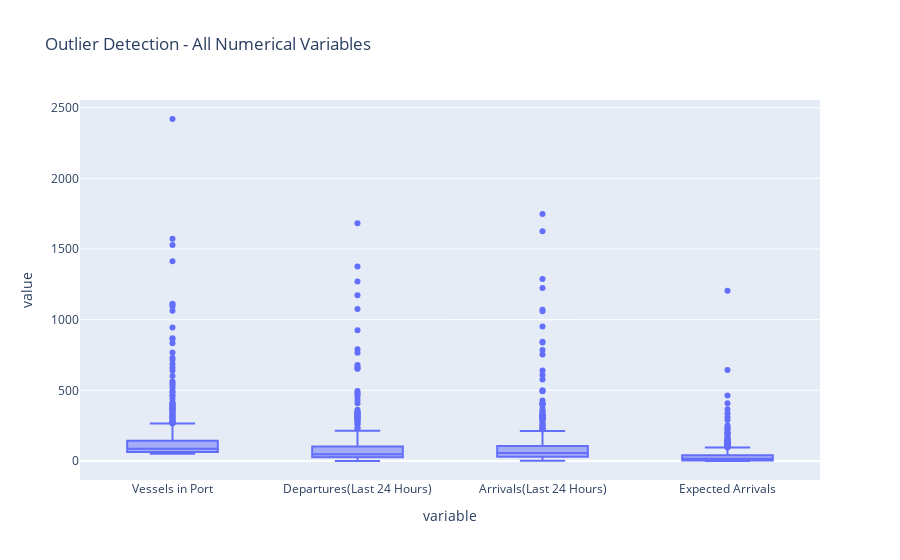

The cell this chart's notebook holds for it:
### Markdown cell above
WHAT am looking for here is the statistical analysis of the numerical features in the dataset 
from this point the explanation is in the code and outputs..

### Code cell
# OUTLIER ANALYSIS & EXTREME VALUES
print("\n OUTLIER & EXTREME VALUE ANALYSIS")

# Box plots for outlier detection
fig = px.box(df_clean, y=numerical_cols, title="Outlier Detection - All Numerical Variables")
fig.update_layout(height=600)
fig.show()

# Extreme value analysis
print("EXTREME VALUES ANALYSIS:")

for col in numerical_cols:
    Q1 = df_clean[col].quantile(0.25)
    Q3 = df_clean[col].quantile(0.75)
    IQR = Q3 - Q1
    lower_bound = Q1 - 1.5 * IQR
    upper_bound = Q3 + 1.5 * IQR
    
    outliers = df_clean[(df_clean[col] < lower_bound) | (df_clean[col] > upper_bound)]
    extreme_outliers = df_clean[df_clean[col] > upper_bound + 3 * IQR]
    
    print(f"\n{col}:")
    print(f"  - Mild outliers: {len(outliers)} ({len(outliers)/len(df_clean)*100:.1f}%)")
    print(f"  - Extreme outliers: {len(extreme_outliers)}")
    if len(extreme_outliers) > 0:
        print(f"  - Top extreme: {extreme_outliers[col].max()}")

# Top 10 ports by each metric
print("\n TOP 10 PORTS ANALYSIS:")
top_metrics = {}
for col in numerical_cols:
    top_ports = df_clean.nlargest(10, col)[['Port Name', 'Country', col]]
    top_metrics[col] = top_ports
    print(f"\n--- Top 10 by {col} ---")
    print(top_ports.to_string(index=False))

### Figure 1 — Plotly figure (JSON) as saved in the notebook; plotly's stock layout.template omitted (floating-point values rounded to 4 significant figures; data arrays with more than 128 entries replaced by an {"elided": "..."} marker saying what was removed)
{"data": [{"alignmentgroup": "True", "hovertemplate": "variable=%{x}<br>value=%{y}<extra></extra>", "legendgroup": "", "marker": {"color": "#636efa"}, "name": "", "notched": false, "offsetgroup": "", "orientation": "v", "showlegend": false, "type": "box", "x": {"elided": "1920 str values"}, "x0": " ", "xaxis": "x", "y": {"elided": "1920 int values"}, "y0": " ", "yaxis": "y"}], "layout": {"autosize": true, "boxmode": "group", "legend": {"tracegroupgap": 0}, "title": {"text": "Outlier Detection - All Numerical Variables"}, "xaxis": {"anchor": "y", "autorange": true, "domain": [0, 1], "range": [-0.5, 3.5], "title": {"text": "variable"}, "type": "category"}, "yaxis": {"anchor": "x", "autorange": true, "domain": [0, 1], "range": [-134.4, 2554.0], "title": {"text": "value"}, "type": "linear"}}}
